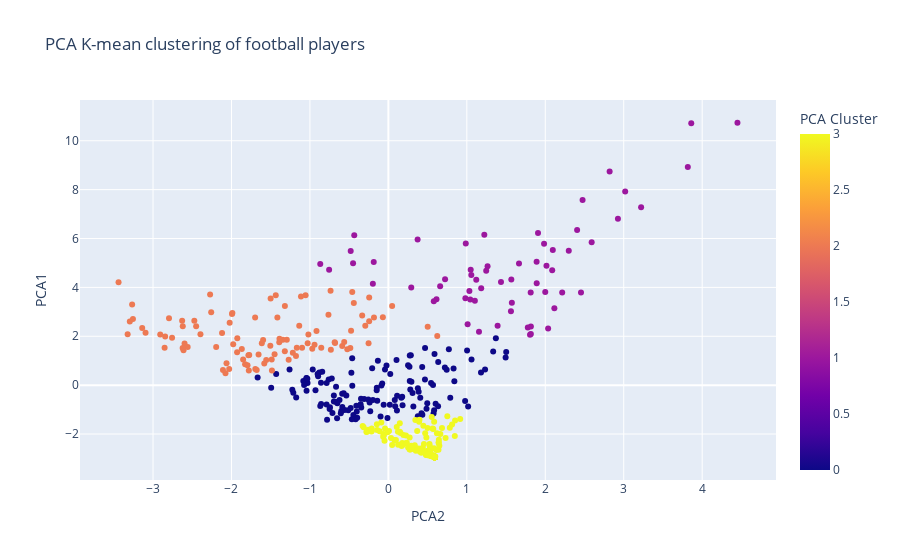

The cell this chart's notebook holds for it:
### Code cell
fig = px.scatter(df_original_pca,x="PCA2",y="PCA1",color="PCA Cluster",title="PCA K-mean clustering of football players")
fig.update_traces(textposition='top center')
fig.show()

### Figure 1 — Plotly figure (JSON) as saved in the notebook; plotly's stock layout.template omitted (floating-point values rounded to 4 significant figures; data arrays with more than 128 entries replaced by an {"elided": "..."} marker saying what was removed)
{"data": [{"hovertemplate": "PCA2=%{x}<br>PCA1=%{y}<br>PCA Cluster=%{marker.color}<extra></extra>", "legendgroup": "", "marker": {"color": {"elided": "476 int values"}, "coloraxis": "coloraxis", "symbol": "circle"}, "mode": "markers", "name": "", "orientation": "v", "showlegend": false, "textposition": "top center", "type": "scatter", "x": {"elided": "476 float values"}, "xaxis": "x", "y": {"elided": "476 float values"}, "yaxis": "y"}], "layout": {"coloraxis": {"colorbar": {"title": {"text": "PCA Cluster"}}, "colorscale": [[0, "#0d0887"], [0.1111, "#46039f"], [0.2222, "#7201a8"], [0.3333, "#9c179e"], [0.4444, "#bd3786"], [0.5556, "#d8576b"], [0.6667, "#ed7953"], [0.7778, "#fb9f3a"], [0.8889, "#fdca26"], [1, "#f0f921"]]}, "legend": {"tracegroupgap": 0}, "title": {"text": "PCA K-mean clustering of football players"}, "xaxis": {"anchor": "y", "domain": [0, 1], "title": {"text": "PCA2"}}, "yaxis": {"anchor": "x", "domain": [0, 1], "title": {"text": "PCA1"}}}}
